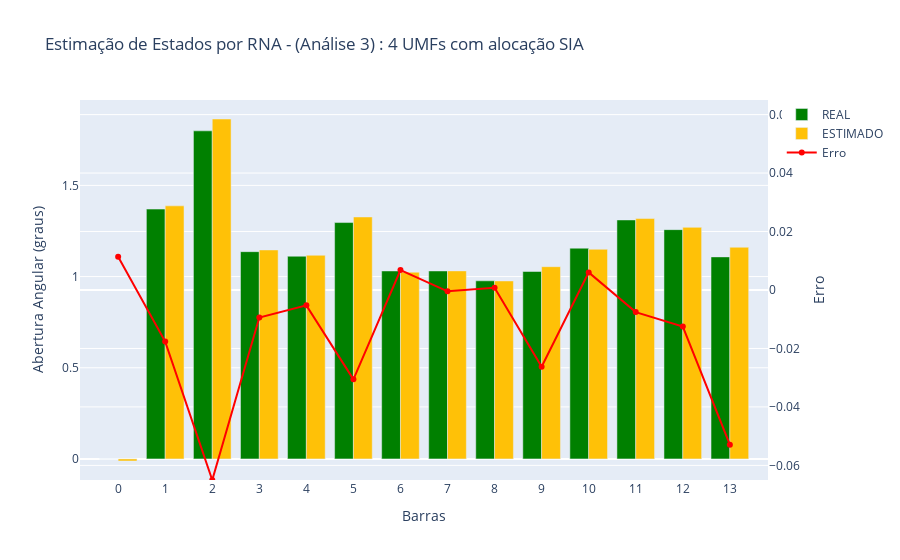

Notebook cell for this chart:
### Code cell
compara_angulo(data_vm_pu_calc=real.va_degree, data_vm_pu_est= Ang_estimado,analise_realizada=ANALISE_REALIZADA)

### Figure 1 — Plotly figure (JSON) as saved in the notebook; plotly's stock layout.template omitted (floating-point values rounded to 4 significant figures)
{"data": [{"marker": {"color": "#008000"}, "name": "REAL", "type": "bar", "x": [1, 2, 3, 4, 5, 6, 7, 8, 9, 10, 11, 12, 13, 14], "y": [0, 1.37, 1.799, 1.137, 1.112, 1.296, 1.031, 1.031, 0.9767, 1.028, 1.156, 1.311, 1.257, 1.108]}, {"marker": {"color": "#FFC107"}, "name": "ESTIMADO", "type": "bar", "x": [1, 2, 3, 4, 5, 6, 7, 8, 9, 10, 11, 12, 13, 14], "y": [-0.01138, 1.388, 1.864, 1.146, 1.117, 1.327, 1.024, 1.031, 0.976, 1.054, 1.15, 1.318, 1.27, 1.161]}, {"line": {"color": "red"}, "mode": "lines+markers", "name": "Erro", "type": "scatter", "x": [1, 2, 3, 4, 5, 6, 7, 8, 9, 10, 11, 12, 13, 14], "y": [0.01138, -0.01765, -0.065, -0.009397, -0.005258, -0.03056, 0.006816, -0.0004511, 0.0007731, -0.02627, 0.006021, -0.007556, -0.01249, -0.0529], "yaxis": "y2"}], "layout": {"barmode": "group", "title": {"text": "Estimação de Estados por RNA - (Análise 3) : 4 UMFs com alocação SIA"}, "xaxis": {"tickmode": "array", "ticktext": [0, 1, 2, 3, 4, 5, 6, 7, 8, 9, 10, 11, 12, 13], "tickvals": [1, 2, 3, 4, 5, 6, 7, 8, 9, 10, 11, 12, 13, 14], "title": {"text": "Barras"}}, "yaxis": {"title": {"text": "Abertura Angular (graus)"}}, "yaxis2": {"overlaying": "y", "range": [-0.065, 0.065], "side": "right", "title": {"text": "Erro"}}}}
